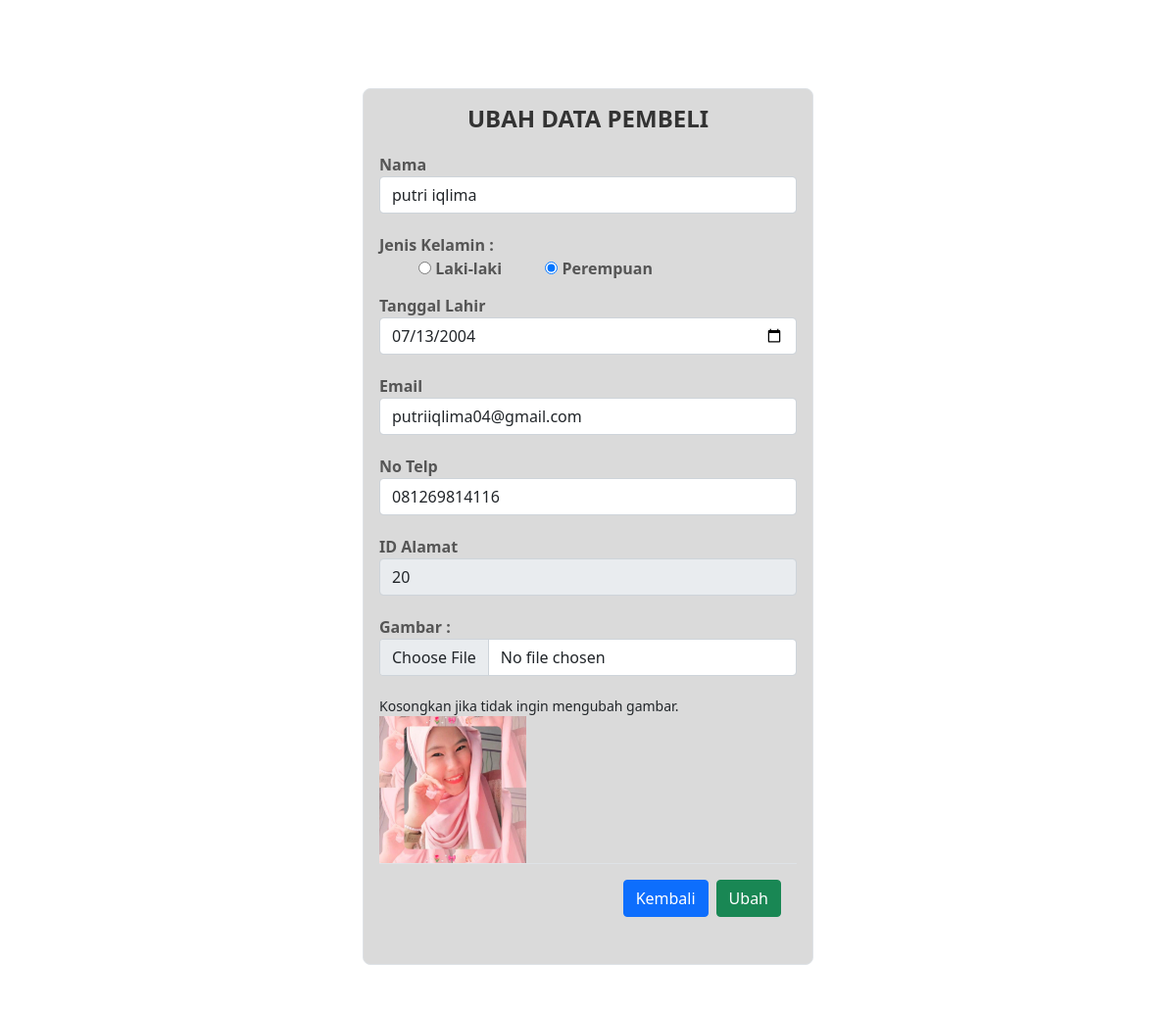
/admin/datapembeli/editpembeli.php?id_pembeli=12&aksi=ubah, run on the app's committed database.
### tables this page shows
CREATE TABLE `tbl_pembeli` (
  `id_pembeli` int(11) NOT NULL,
  `id_user` int(11) NOT NULL,
  `nama` varchar(100) NOT NULL,
  `jenis_kelamin` enum('Perempuan','Laki-laki') NOT NULL,
  `tgl_lahir` date NOT NULL,
  `email` varchar(100) NOT NULL,
  `no_telp` char(20) NOT NULL,
  `id_alamat` int(11) DEFAULT NULL,
  `gambar` text NOT NULL
);

### admin/datapembeli/editpembeli.php (the view, shortened to what this page needs)
<?php
include_once('../../koneksi.php');
if ($_GET['aksi'] == 'ubah') {
?>
    <link href="../../assets/css/bootstrap.min.css" rel="stylesheet">
    <link href="../../assets/css/edit.css" rel="stylesheet">
    <div class="container">
        <div class="card p-3">
            <h4>UBAH DATA PEMBELI</h4>
            <div class="panel panel-container">
                <div class="bootstrap-table">
                    <?php
                    if (isset($_GET['id_pembeli']) && is_numeric($_GET['id_pembeli'])) {
                        $id_pembeli = $_GET['id_pembeli'];
                        $stmt = $koneksi->prepare("SELECT * FROM tbl_pembeli WHERE id_pembeli = ?");
                        $stmt->bind_param("i", $id_pembeli);
                        $stmt->execute();
                        $result = $stmt->get_result();
                        if ($a = $result->fetch_array()) {
                    ?>
                            <form action="prosespembeli.php?proses=prosesubah&id_pembeli=<?php echo $a['id_pembeli']; ?>"
                                method="post" enctype="multipart/form-data">
                                <div class="form-group">
                                    <label>Nama</label>
                                    <input type="text" name="nama" class="form-control" value="<?php echo htmlspecialchars($a['nama']); ?>" required>
                                </div>
                                <div class="form-group">
                                    <label>Jenis Kelamin :</label><br>
                                    <input type="radio" name="jenis_kelamin" value="Laki-laki" <?php echo (isset($a['jenis_kelamin']) && $a['jenis_kelamin'] == 'Laki-laki') ? 'checked' : ''; ?> id="Laki-laki" required>
                                    <label for="Laki-laki">Laki-laki</label>
                                    <input type="radio" name="jenis_kelamin" value="Perempuan" <?php echo (isset($a['jenis_kelamin']) && $a['jenis_kelamin'] == 'Perempuan') ? 'checked' : ''; ?> id="Perempuan" required>
                                    <label for="Perempuan">Perempuan</label>
                                </div>
                                <div class="form-group">
                                    <label>Tanggal Lahir</label>
                                    <input type="date" name="tgl_lahir" class="form-control" value="<?php echo htmlspecialchars($a['tgl_lahir']); ?>" required>
                                </div>
                                <div class="form-group">
                                    <label>Email</label>
                                    <input type="text" name="email" class="form-control" value="<?php echo htmlspecialchars($a['email']); ?>" required>
                                </div>
                                <div class="form-group">
                                    <label>No Telp</label>
                                    <input type="number" name="no_telp" class="form-control" value="<?php echo htmlspecialchars($a['no_telp']); ?>" required>
                                </div>
                                <div class="form-group">
                                    <label>ID Alamat</label>
                                    <input type="text" name="id_alamat" class="form-control" value="<?php echo htmlspecialchars($a['id_alamat']); ?>" readonly>
                                </div>
                                <div class="form-group">
                                    <label>Gambar :</label>
                                    <input type="file" name="gambar" class="form-control">
                                    <small>Kosongkan jika tidak ingin mengubah gambar.</small>
                                    <br>
                                    <img src="../../profil/<?php echo $a['gambar']; ?>" width="150" height="150" alt="Gambar Produk">
                                </div>
                                <div class="modal-footer">
                                    <a href="datapembeli.php" class="btn btn-primary">Kembali</a>
                                    <input type="submit" class="btn btn-success" value="Ubah">
                                </div>
                            </form>
                    <?php
                        } else {
                            echo "Data tidak ditemukan.";
                        }
                    }
                    ?>
                </div>
            </div>
        </div>
    </div>
<?php
}
?>

### assets/css/edit.css (style rules this page uses)
.container { max-width: 500px; margin: 50px auto; padding: 20px; background-color: #ffffff; border-radius: 8px; }
.form-control { margin-bottom: 20px; }
h4 { text-align: center; font-weight: bold; margin-bottom: 20px; color: #333; }
.card { padding: 20px; background-color: #DADADA; border: 1px solid #dee2e6; border-radius: 8px; }
.form-group label { font-weight: bold; color: #555; }
.form-group input[type="radio"] { margin-left: 40px; margin-bottom: 20px; }

### data on the page
tbl_pembeli: nama "putri iqlima", jenis_kelamin "☐ Laki-laki", jenis_kelamin "☑ Perempuan", tgl_lahir "07/13/2004", email "putriiqlima04@gmail.com", no_telp "081269814116", id_alamat "20", gambar (picture)
